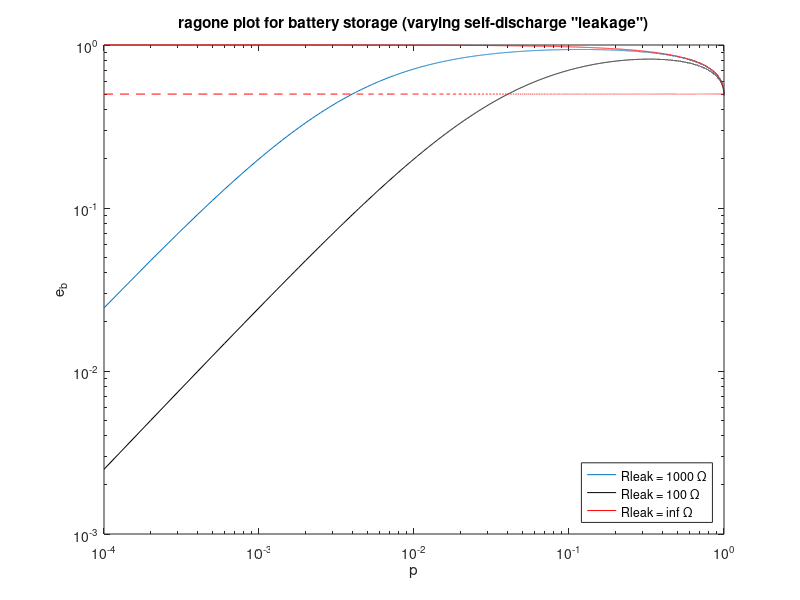

Recreate this plot in MATLAB.
%%  ragone.m
%   Copyright Politecnico di Milano 2020
%   Samuele Grillo

%% battery

clc
range = .0001:.0001:1;

f = @(x,r,rL) 0.5.*x./(1-sqrt(1-x) + 2*r/rL);     % self-discharge (leakage) 
f_nl = @(x) 0.5.*x./(1-sqrt(1-x));              % no self-discharge

loglog([range],f([range],1,1000))

hold on

loglog([range],f([range],1,100),'k')
loglog([range],f_nl([range]),'r')
loglog([range],.5*ones(size([range])),'r--')

title('ragone plot for battery storage (varying self-discharge "leakage")')
xlabel('p') 
ylabel('e_b') 
legend({'Rleak = 1000 \Omega','Rleak = 100 \Omega','Rleak = inf \Omega'},'Location','Southeast')

hold off